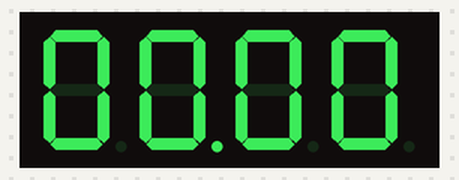
Bench run of a sketch on a simulated Arduino Uno, built with avr-gcc and run on an emulated ATmega328P. Shown: 4-digit seven-segment display. Wiring (inferred from the names in the program): 4-digit 7-segment display, segments lit when LOW: segments pin 11, pin 7, pin 4, pin 2, pin 1, pin 10, pin 5, pin 3; digit selects pin 12, pin 9, pin 8, pin 6. The segment pins are drawn as the display they are named for.

Above: at 0.1 s.
At 5.1 s:
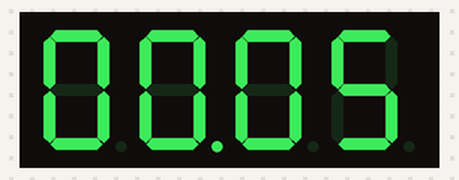
At 9.1 s:
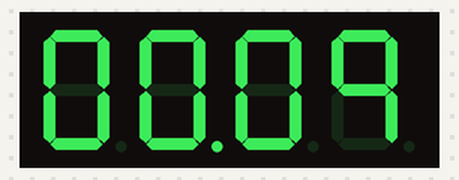
At 19.1 s:
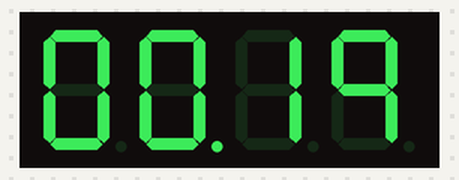
At 28.1 s:
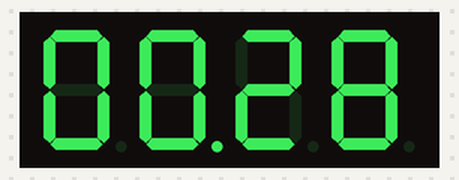
At 38.1 s:
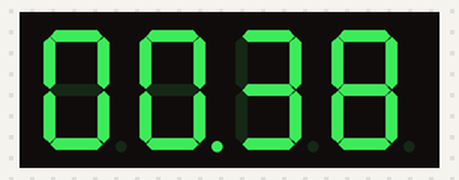

Measured:
- what the display in image 0 shows lasts 1.0 s, from 0.1 s to 1.1 s

The sketch:

4x7segmentTimer.ino
```cpp
unsigned long startMillis;
int digitPeriod = 5;  // How long to spend on each digit. Setting this too high causes flickering.
int pinA = 11; int pinB = 7; int pinC = 4; int pinD = 2; int pinE = 1; int pinF = 10; int pinG = 5;
int D1 = 12; int D2 = 9; int D3 = 8; int D4 = 6;
int pinDP = 3;
void (*numberFunctionPtrs[10])();

void setup()
{
  pinMode(pinA, OUTPUT);
  pinMode(pinB, OUTPUT);
  pinMode(pinC, OUTPUT);
  pinMode(pinD, OUTPUT);
  pinMode(pinE, OUTPUT);
  pinMode(pinF, OUTPUT);
  pinMode(pinG, OUTPUT);
  pinMode(pinDP, OUTPUT);
  pinMode(D1, OUTPUT);
  pinMode(D2, OUTPUT);
  pinMode(D3, OUTPUT);
  pinMode(D4, OUTPUT);
  numberFunctionPtrs[0] = zero;
  numberFunctionPtrs[1] = one;
  numberFunctionPtrs[2] = two;
  numberFunctionPtrs[3] = three;
  numberFunctionPtrs[4] = four;
  numberFunctionPtrs[5] = five;
  numberFunctionPtrs[6] = six;
  numberFunctionPtrs[7] = seven;
  numberFunctionPtrs[8] = eight;
  numberFunctionPtrs[9] = nine;
  startMillis = millis();
}

void loop()
{
  unsigned long elapsedMillis = millis() - startMillis;
  unsigned long elapsedSecs = (unsigned long)(elapsedMillis / 1000);
  int seconds = elapsedSecs % 60;
  int minutes = (int)(elapsedSecs / 60);
  digit4(); (*numberFunctionPtrs[seconds % 10])(); delay(digitPeriod);
  digit3(); (*numberFunctionPtrs[(int)(seconds / 10)])(); delay(digitPeriod);
  digit2(); decimal(); delay(digitPeriod);
  digit2(); (*numberFunctionPtrs[minutes % 10])(); delay(digitPeriod);
  digit1(); (*numberFunctionPtrs[(int)(minutes / 10)])(); delay(digitPeriod);
}

// Functions for drawing each number
void zero()
{
  digitalWrite(pinA, LOW);
  digitalWrite(pinB, LOW);
  digitalWrite(pinC, LOW);
  digitalWrite(pinD, LOW);
  digitalWrite(pinE, LOW);
  digitalWrite(pinF, LOW);
  digitalWrite(pinG, HIGH);
  digitalWrite(pinDP, HIGH);
}

void one()
{
  digitalWrite(pinA, HIGH);
  digitalWrite(pinB, LOW);
  digitalWrite(pinC, LOW);
  digitalWrite(pinD, HIGH);
  digitalWrite(pinE, HIGH);
  digitalWrite(pinF, HIGH);
  digitalWrite(pinG, HIGH);
  digitalWrite(pinDP, HIGH);
}

void two()
{
  digitalWrite(pinA, LOW);
  digitalWrite(pinB, LOW);
  digitalWrite(pinC, HIGH);
  digitalWrite(pinD, LOW);
  digitalWrite(pinE, LOW);
  digitalWrite(pinF, HIGH);
  digitalWrite(pinG, LOW);
  digitalWrite(pinDP, HIGH);
}

void three()
{
  digitalWrite(pinA, LOW);
  digitalWrite(pinB, LOW);
  digitalWrite(pinC, LOW);
  digitalWrite(pinD, LOW);
  digitalWrite(pinE, HIGH);
  digitalWrite(pinF, HIGH);
  digitalWrite(pinG, LOW);
  digitalWrite(pinDP, HIGH);
}

void four()
{
  digitalWrite(pinA, HIGH);
  digitalWrite(pinB, LOW);
  digitalWrite(pinC, LOW);
  digitalWrite(pinD, HIGH);
  digitalWrite(pinE, HIGH);
  digitalWrite(pinF, LOW);
  digitalWrite(pinG, LOW);
  digitalWrite(pinDP, HIGH);
}

void five()
{
  digitalWrite(pinA, LOW);
  digitalWrite(pinB, HIGH);
  digitalWrite(pinC, LOW);
  digitalWrite(pinD, LOW);
  digitalWrite(pinE, HIGH);
  digitalWrite(pinF, LOW);
  digitalWrite(pinG, LOW);
  digitalWrite(pinDP, HIGH);
}

void six()
{
  digitalWrite(pinA, LOW);
  digitalWrite(pinB, HIGH);
  digitalWrite(pinC, LOW);
  digitalWrite(pinD, LOW);
  digitalWrite(pinE, LOW);
  digitalWrite(pinF, LOW);
  digitalWrite(pinG, LOW);
  digitalWrite(pinDP, HIGH);
}

void seven()
{
  digitalWrite(pinA, LOW);
  digitalWrite(pinB, LOW);
  digitalWrite(pinC, LOW);
  digitalWrite(pinD, HIGH);
  digitalWrite(pinE, HIGH);
  digitalWrite(pinF, HIGH);
  digitalWrite(pinG, HIGH);
  digitalWrite(pinDP, HIGH);
}

void eight()
{
  digitalWrite(pinA, LOW);
  digitalWrite(pinB, LOW);
  digitalWrite(pinC, LOW);
  digitalWrite(pinD, LOW);
  digitalWrite(pinE, LOW);
  digitalWrite(pinF, LOW);
  digitalWrite(pinG, LOW);
  digitalWrite(pinDP, HIGH);
}

void nine()
{
  digitalWrite(pinA, LOW);
  digitalWrite(pinB, LOW);
  digitalWrite(pinC, LOW);
  digitalWrite(pinD, HIGH);
  digitalWrite(pinE, HIGH);
  digitalWrite(pinF, LOW);
  digitalWrite(pinG, LOW);
  digitalWrite(pinDP, HIGH);
}

void decimal()
{
  digitalWrite(pinA, HIGH);
  digitalWrite(pinB, HIGH);
  digitalWrite(pinC, HIGH);
  digitalWrite(pinD, HIGH);
  digitalWrite(pinE, HIGH);
  digitalWrite(pinF, HIGH);
  digitalWrite(pinG, HIGH);
  digitalWrite(pinDP, LOW);
}

void turnOffAllSegments()
{
  digitalWrite(pinA, LOW);
  digitalWrite(pinB, LOW);
  digitalWrite(pinC, LOW);
  digitalWrite(pinD, LOW);
  digitalWrite(pinE, LOW);
  digitalWrite(pinF, LOW);
  digitalWrite(pinG, LOW);
}


// Functions for selecting each digit
void digit1()
{
  digitalWrite(D1, HIGH);
  digitalWrite(D2, LOW);
  digitalWrite(D3, LOW);
  digitalWrite(D4, LOW);
}

void digit2()
{
  digitalWrite(D1, LOW);
  digitalWrite(D2, HIGH);
  digitalWrite(D3, LOW);
  digitalWrite(D4, LOW);
}

void digit3()
{
  digitalWrite(D1, LOW);
  digitalWrite(D2, LOW);
  digitalWrite(D3, HIGH);
  digitalWrite(D4, LOW);
}

void digit4()
{
  digitalWrite(D1, LOW);
  digitalWrite(D2, LOW);
  digitalWrite(D3, LOW);
  digitalWrite(D4, HIGH);
}

void allDigits()
{
  digitalWrite(D1, HIGH);
  digitalWrite(D2, HIGH);
  digitalWrite(D3, HIGH);
  digitalWrite(D4, HIGH);
}
        
```
